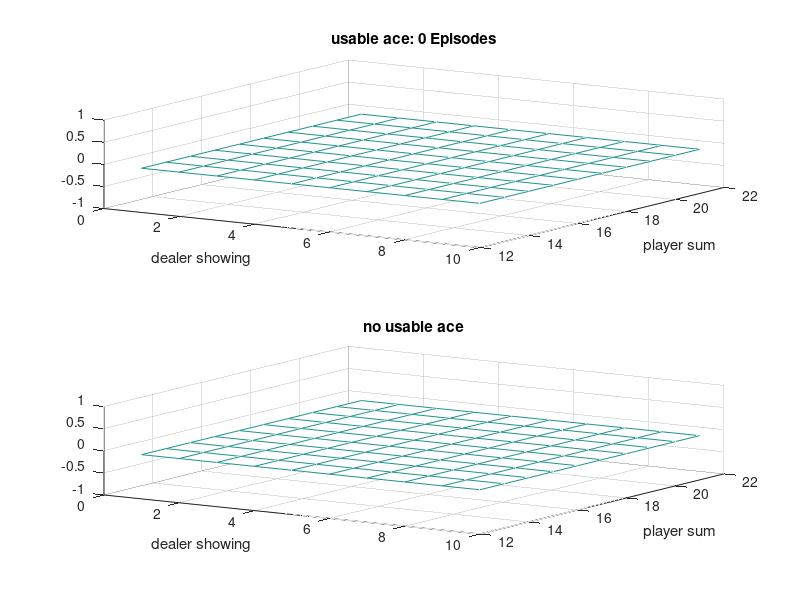
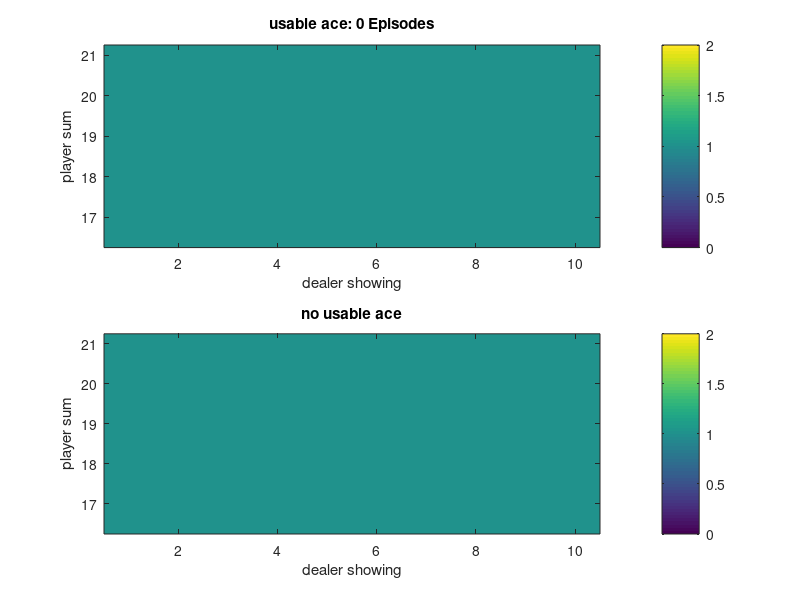

Write the MATLAB code that produced these figures, in order. (Note: this script raises an error after producing the figures.)
clear
clc

%% Blackjack Game Play

TOTAL_GAMES = 5e7;

% states
player_possible_sum = 12:21;
dealer_showing_card = 1:10; % consider 11,12,13 as 10
ace_status = [1 2]; % ["not usable","usable"];

% actions
player_actions = ["stick","hit"];

%% Monte Carlo Exploring Starts Method 

% Initialization

% Monte Carlo parameters

% our initial epsilon-soft policy
Pi = 0.5*ones(length(player_possible_sum), length(dealer_showing_card), length(ace_status), length(player_actions)); 
Pi_optimal = ones(length(player_possible_sum), length(dealer_showing_card), length(ace_status)); 

Q = zeros(length(player_possible_sum), length(dealer_showing_card), length(ace_status), length(player_actions));
% Q = -1 + (1+1).*rand(length(player_possible_sum), length(dealer_showing_card), length(ace_status), length(player_actions));
V = zeros(length(player_possible_sum), length(dealer_showing_card), length(ace_status));

Returns = zeros(length(player_possible_sum), length(dealer_showing_card), length(ace_status), length(player_actions));
Counts = zeros(length(player_possible_sum), length(dealer_showing_card), length(ace_status), length(player_actions));
Q_matrix_size = [length(player_possible_sum), length(dealer_showing_card), length(ace_status), length(player_actions)];
state_matrix_size = [length(player_possible_sum), length(dealer_showing_card), length(ace_status)];

% Epsilon-soft policy
% epsilon = 0; % full greedy
epsilon = 0.05; % e-soft
% epsilon = 1; % random exploring

%% Computation

V_non_usable_ace = V(:,:,1);
V_usable_ace = V(:,:,2);

Pi_optimal_non_usable_ace = flip(Pi_optimal(:,:,1));
Pi_optimal_usable_ace = flip(Pi_optimal(:,:,2));
str = sprintf("usable ace: %d Episodes",0);

figure(1)
subplot(2,1,1);
v_ace = mesh(dealer_showing_card,player_possible_sum,V_usable_ace);
xlabel( 'dealer showing' ); ylabel( 'player sum' ); axis xy; view([33,39]);
v_title = title( str );
subplot(2,1,2);
v_non_ace = mesh(dealer_showing_card,player_possible_sum,V_non_usable_ace);
xlabel( 'dealer showing' ); ylabel( 'player sum' ); axis xy; view([33,39]);
title( 'no usable ace' );

figure(2)
subplot(2,1,1);
pi_ace = imagesc(dealer_showing_card,player_possible_sum,Pi_optimal_usable_ace); colorbar;
yticklabels(fliplr(player_possible_sum));
xlabel( 'dealer showing' ); ylabel( 'player sum' )
pi_title = title( str );
subplot(2,1,2);
pi_non_ace = imagesc(dealer_showing_card,player_possible_sum,Pi_optimal_non_usable_ace);  colorbar;
yticklabels(fliplr(player_possible_sum));
xlabel( 'dealer showing' ); ylabel( 'player sum' )
title( 'no usable ace' );

step_for_display = 10000;
count_for_display = 0;
tic
fprintf("Game Number | Player Value | Dealer Value | Reward | status\n");
fprintf("------------+--------------+--------------+--------+-------\n");
for game_num = 0:TOTAL_GAMES
    
    % initialize deck per game
    deck = shuffle_cards();
    
    % player gets first two cards  
    player_cards = deck(1:2);
    [player_value, usable_ace] = hands_value(player_cards);
    deck(1:2) = []; % remove cards from deck
    
    % dealer gets two cards
    dealer_cards = deck(1:2);
    dealer_value = hands_value(dealer_cards);
    dealer_showing = dealer_cards(1); % turn 11,12,13 -> 10
    deck(1:2) = []; % remove cards from deck
    
    % player with less than 12 always hits
    while player_value < 12
        player_cards(end + 1) = deck(1); % hit
        deck(1) = []; % remove card from deck
        [player_value, usable_ace] = hands_value(player_cards);
    end
    
    % action and state depends on current player sum, dealer show card, usable ace
    action_state_visits = []; % start with empty history
    greedy_status = string();
    available_action(:) = Pi(player_value - 11, dealer_showing, usable_ace,:);
    [greedy_status(end), action_to_take] = soft_policy(available_action, epsilon);
    action_state_visits(1,:) = [player_value, dealer_showing, usable_ace, action_to_take];
    
    %% Next Move
    while (action_state_visits(end,4) == 2 && player_value < 22)
        
        % take next card
        player_cards(end + 1) = deck(1); % hit one card
        deck(1) = []; % remove card from deck
        [player_value, usable_ace] = hands_value(player_cards); % calculate current player hand value 
        action_state_visits(end+1,:) = [player_value, dealer_showing, usable_ace, 1]; % default action to stick
        
        if player_value <= 21 % take next policy if the player value is less than 21
            available_action(:) = Pi(player_value - 11, dealer_showing, usable_ace,:);
            [greedy_status(end + 1), action_to_take] = soft_policy(available_action, epsilon);
            action_state_visits(end,4) = action_to_take;
        end
        
    end
    
    %% policy at dealer (hit until hand value is 17)

    while (dealer_value < 17)
        dealer_cards(end + 1) = deck(1);
        deck(1) = [];
        dealer_value = hands_value(dealer_cards);
    end
    
    %% calculate rewards
    [reward, status] = calculate_reward(player_value,dealer_value);
    
    %% policy evaluation and Policy Improvement (GPI) per episode or game
    n_action_state_visited = size(action_state_visits,1);
    for state_number = 1:n_action_state_visited
        
        % get state and action in current episode
        player_value_in_episode = action_state_visits(state_number,1);
        
        % evaluate only for possible player sum
        if player_value_in_episode >= 12 && player_value_in_episode <= 21
            
            dealer_showing_in_episode = action_state_visits(state_number,2);
            usable_ace_in_episode = action_state_visits(state_number,3);
            action_taken_in_episode = action_state_visits(state_number,4);
            
            a = player_value_in_episode - 11;
            b = dealer_showing_in_episode;
            c = usable_ace_in_episode;
            d = action_taken_in_episode;
           
            Counts(a,b,c,d) = Counts(a,b,c,d) + 1;          % <- visited times for each state 
            Returns(a,b,c,d) = Returns(a,b,c,d) + reward;   % <- accumulated reward for each state
            Q(a,b,c,d) = Returns(a,b,c,d)/Counts(a,b,c,d);  % <- average for each state
                                
            % Q(a,b,c,1) <- Stick action
            % Q(a,b,c,2) <- Hit action
            % max(Q(a,b,c,:)) <- get maximum action-state value, and its
            % maximum action
            [Q_at_greedy_action, greedy_action] = max(Q(a,b,c,:)); % get maximum between 2 actions
            
            % |A(s)| <-- cardinality = number of member in a set A(s)
            num_action = length(Q(a,b,c,:));
            for action = 1:num_action
                if action == greedy_action
                    Pi(a,b,c,action) = 1 - epsilon + (epsilon/num_action);
                else
                    Pi(a,b,c,action) = (epsilon/num_action);
                end
            end
            
            %% policy improvement
            [action_value, optimal_action] = max(Pi(a,b,c,:));
            Pi_optimal(a,b,c) = optimal_action;  
            
            %% optimal state value 
            V(a,b,c) = Q_at_greedy_action;
        end          
    end    
    
    %% reporting
    
    if count_for_display == game_num
        pi_non_ace.CData = flip(Pi_optimal(:,:,1));
        pi_ace.CData = flip(Pi_optimal(:,:,2));
        v_ace.ZData = V(:,:,1);
        v_ace.CData = V(:,:,1);
        v_non_ace.ZData = V(:,:,2);
        v_non_ace.CData = V(:,:,2);
        str = sprintf("usable ace: %d Episodes",game_num);
        v_title.String = str;
        pi_title.String = str;
        drawnow;
        count_for_display = count_for_display + step_for_display;
        fprintf(sprintf("%12d|      %d      |      %d      |   %+d   | %s\n",game_num,player_value,dealer_value,reward,status));
    end

end

toc